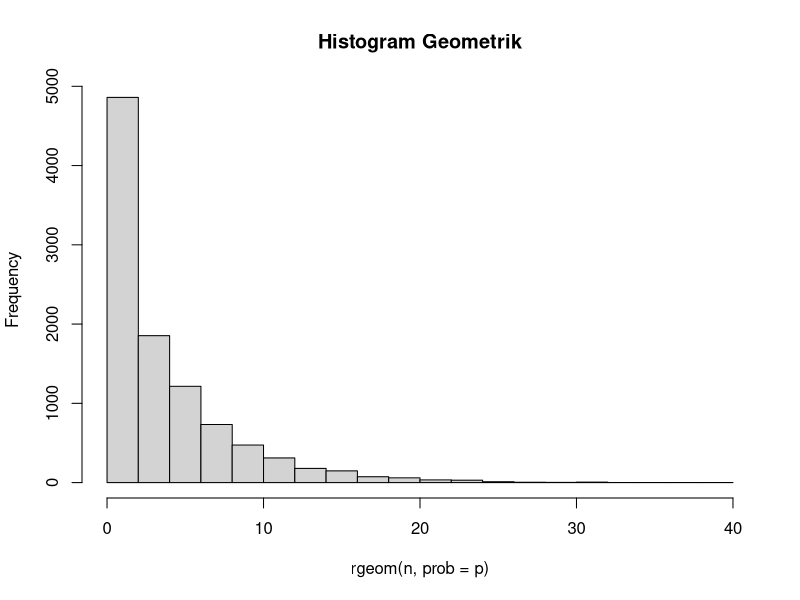
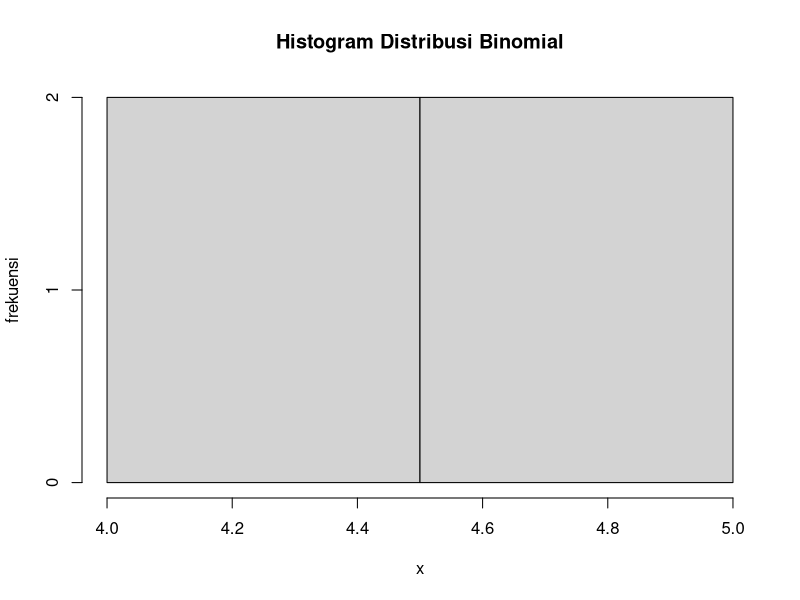
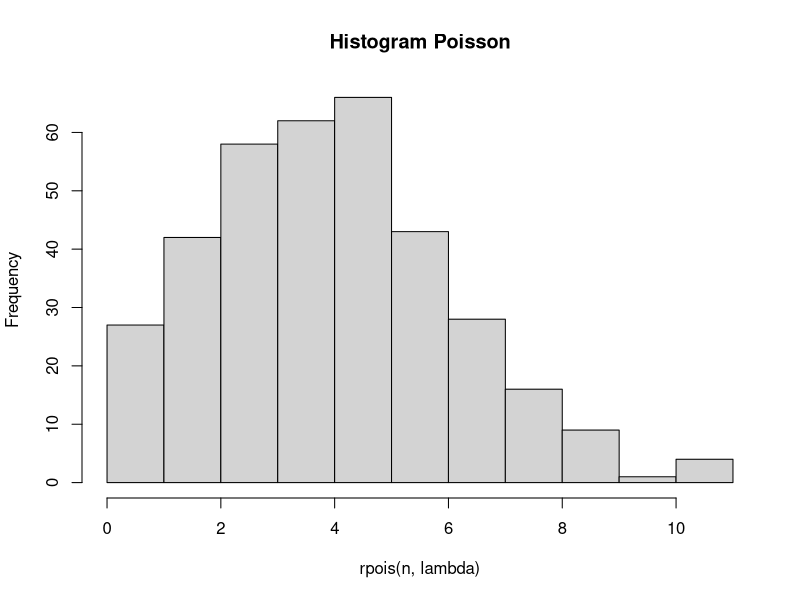
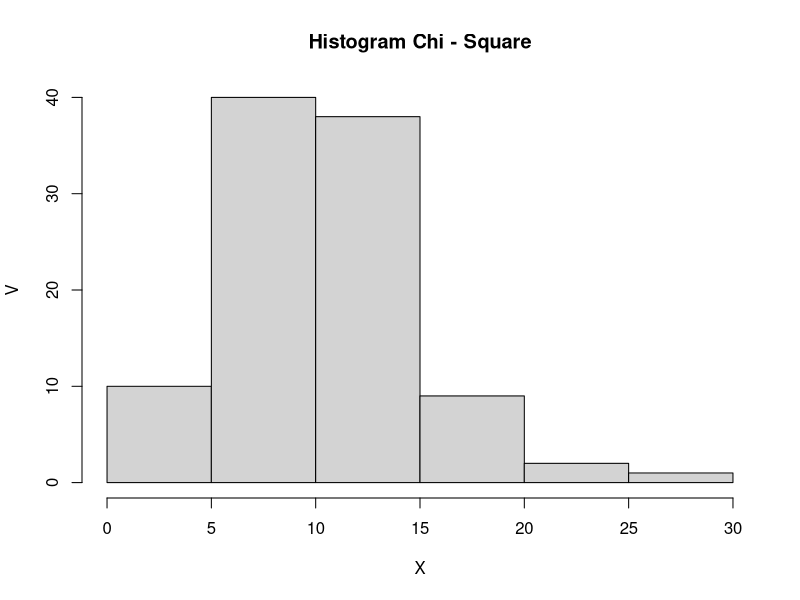
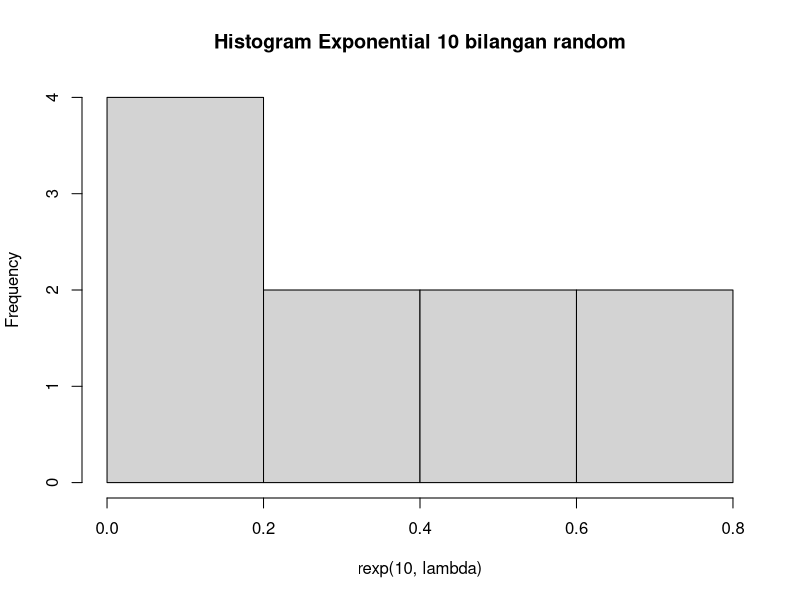
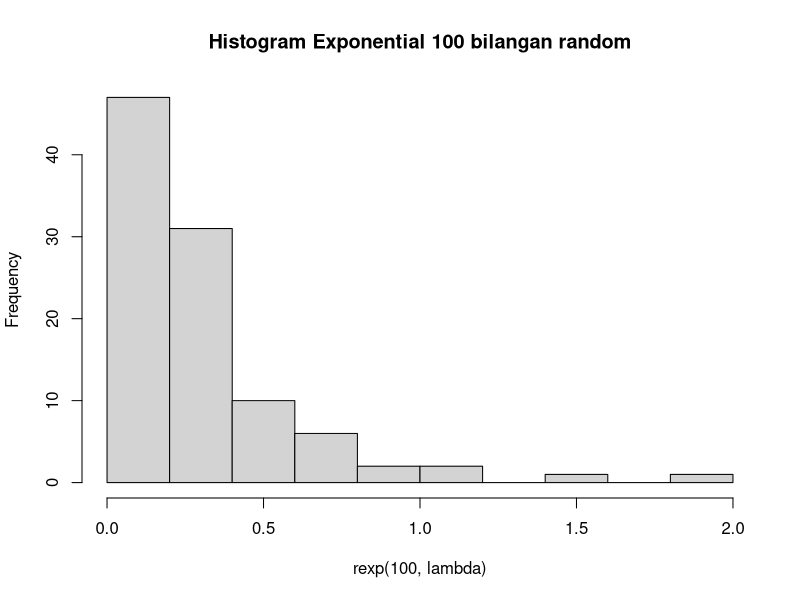
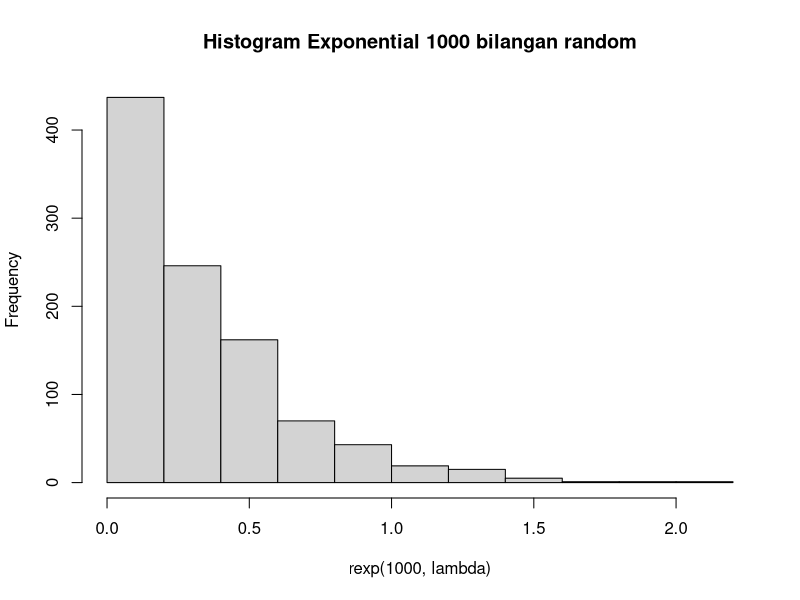
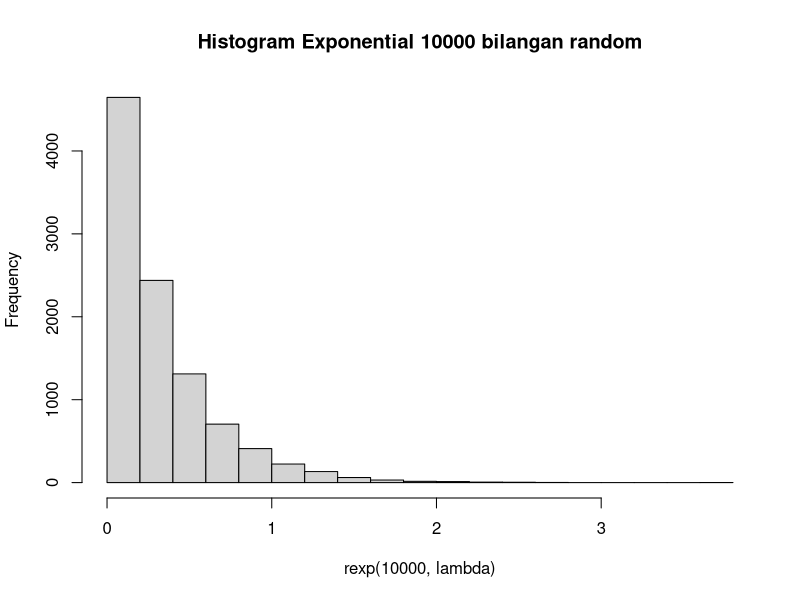

Generate these figures, in order, with R:
## No. 1

  # Poin A
  p = 0.2
  x = 3
  P = dgeom(x, p)
  P
  
  # Poin B
  n = 10000
  mean(rgeom(n, prob = p) == 3)
  
  # Poin C
    # Penjelasan terdapat pada Readme.md
  
  # Poin D
  n = 10000
  hist(rgeom(n, prob = p), main = 'Histogram Geometrik')
  
  # Poin E
  mean = 1 / p
  mean
  varian = (1 - p) / (p ^ 2)
  varian


## No. 2
  
  n = 20
  p = 0.2
  
  # Poin A
  x = 4
  dbinom(x, n, p)
  
  # Poin B
  hist(rbinom(x, n, p), xlab = "x", ylab = "frekuensi", main = "Histogram Distribusi Binomial")
  
  # Poin C
  mean = n * p
  mean
  variance = n * p * (1 - p)
  variance 


## No. 3
  
  lambda = 4.5
  
  # Poin A
  x = 6
  dpois(x, lambda)
  
  # Poin B
  x = 6
  n = 356
  hist(rpois(n, lambda), main = "Histogram Poisson")
  
  # Poin C
  # Jawaban penjelasan soal pada file readme.md
  
  # Poin D
  mean = variance = lambda
  mean
  variance 


## No. 4
  
  x = 2
  v = 10
  
  # Poin A
  dchisq(x, 10)
  
  # Poin B
  n = 100
  hist(rchisq(n, v), xlab = "X", ylab = "V", main = "Histogram Chi - Square")
  
  # Poin C
  mean = v
  mean
  variance = 2 * v
  variance 


## No. 5
  
  lambda = 3
  
  # Poin A
  dexp(1, lambda)
  
  # Poin B
  hist(rexp(10, lambda), main = "Histogram Exponential 10 bilangan random")
  hist(rexp(100, lambda), main = "Histogram Exponential 100 bilangan random")
  hist(rexp(1000, lambda), main = "Histogram Exponential 1000 bilangan random")
  hist(rexp(10000, lambda), main = "Histogram Exponential 10000 bilangan random")
  
  # Poin C
  set.seed(1)
  n = 100
  mean(rexp(n, lambda))
  sd(rexp(n,lambda)) ^ 2


## No. 6
  
  n = 100
  mean = 50
  sd = 8
  
  # Poin A
  data = rnorm(n, mean, sd)
  data
  summary(data)
  p = pnorm(runif(1, mean, max(data)), mean, sd) - pnorm(runif(1, min(data), mean), mean, sd)
  p
  plot(data)
  
  # Poin B
  breaks = 50
  hist(data, breaks, main = "5025211108_M. Dafian Zaki Akhdan_Probstat_A_DNhistogram")
  
  # Poin C
  varian = (sd(data)) ^ 2
  varian